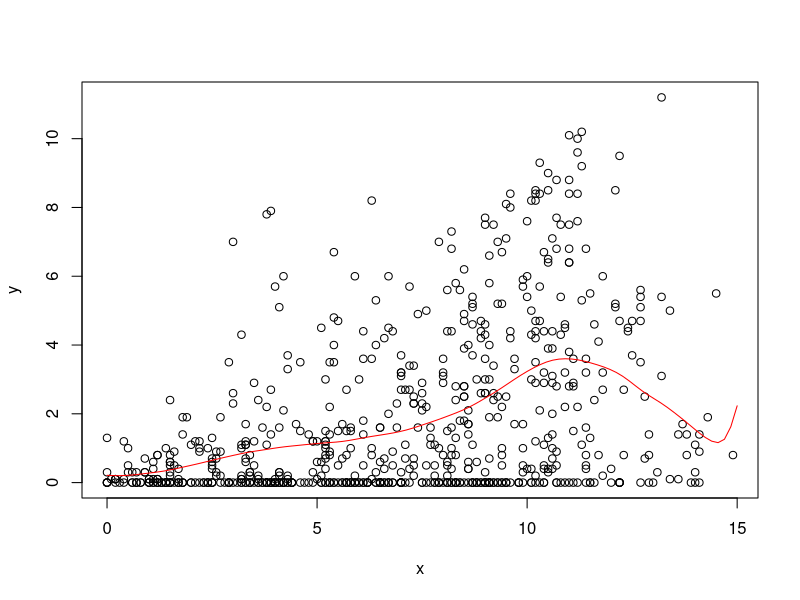
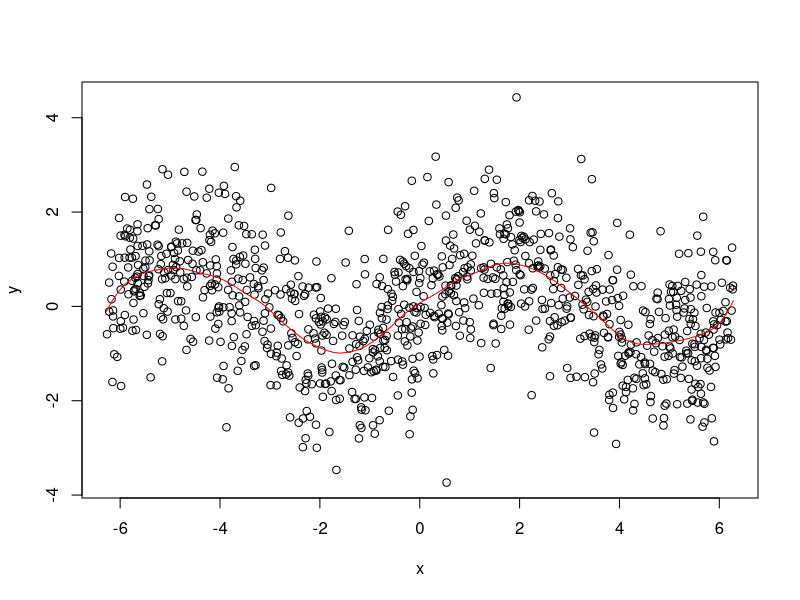

Reproduce these figures in R, in order.
# STAT-S 610
# LAB 4
# 2019-10-03
# https://jfukuyama.github.io/teaching/stat610/assignments/lab4.pdf

# --- functions --- #

#' @param x (numeric) vector of same length as y
#' @param y (numeric) vector of same length as y
#' @param z (numeric) vector, can be of a different length
#' @param omega (numeric) must be a scalar
#' @return (numeric) vector of the same length as z
llr = function(x, y, z, omega) {
  fits = sapply(z, compute_f_hat, x, y, omega)
  return(fits)
}

#' @param z (numeric) must be a scalar
#' @param x (numeric) vector of the same length as y
#' @param y (numeric) vector of the same length as x
#' @param omega (numeric) must be a scalar
#' @return (numeric) scalar
compute_f_hat = function(z, x, y, omega) {
  Wz = make_weight_matrix(z, x, omega)
  X = make_predictor_matrix(x)
  f_hat = c(1, z) %*% solve(t(X) %*% Wz %*% X) %*% t(X) %*% Wz %*% y
  return(f_hat)
}

#' @param z (numeric) must be a scalar
#' @param x (numeric) vector of arbitrary length
#' @param omega (numeric) must be a scalar
#' @return (numeric) a diagonal matrix
make_weight_matrix = function(z, x, omega) {
  r = abs(x - z) / omega  # this is a vector of the same length as x
  w = sapply(r, W)  # this is a vector of the same length as x and r
  Wz = diag(w)  # this is a diagonal matrix with elements from w
  return(Wz)
}

#' @param r (numeric) must be a scalar
#' @return (numeric) scalar
W = function(r) {
  if (abs(r) < 1) {
    return((1 - abs(r) ** 3) ** 3)
  } else {
    return(0)
  }
}

#' @param x (numeric) vector of arbitrary length
#' @return (numeric) matrix with 2 columns and rows equal to length of x
make_predictor_matrix = function(x) {
  n = length(x)
  return(cbind(rep(1, n), x))
}

#Krisy's test for commit#
# --- example 1 --- #

TEST=function(x){
  print("bacon")
}
# get the data
data(french_fries, package = 'reshape2')
french_fries = na.omit(french_fries)

# input data
x = french_fries$potato
y = french_fries$buttery

# space along which to smooth
z = seq(0, 15, length.out = 100)

# run smoothing
fits = llr(z = z, x = x, y = y, omega = 2)

# plot the data and the smoother
plot(x, y)
lines(z, fits, col = 'red')


# --- example 2 --- #

# noisy sine wave
x = runif(1000, -2 * pi, 2 * pi)
y = sin(x) + rnorm(length(x))

# space along which to smooth
z = seq(-2 * pi, 2 * pi, length.out = 100)

# run smoothing
fits = llr(z = z, x = x, y = y, omega = pi / 3)

# plot the data and the smoother
plot(x, y)
lines(z, fits, col = 'red')
